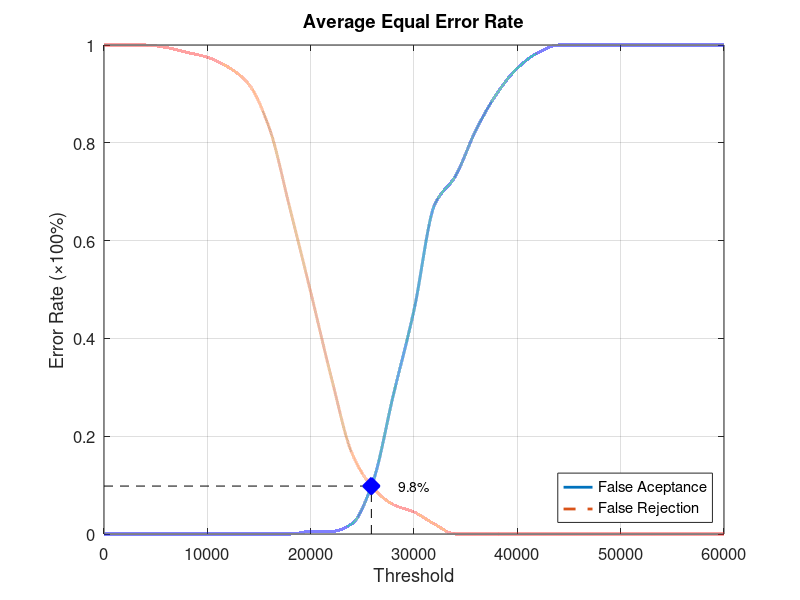
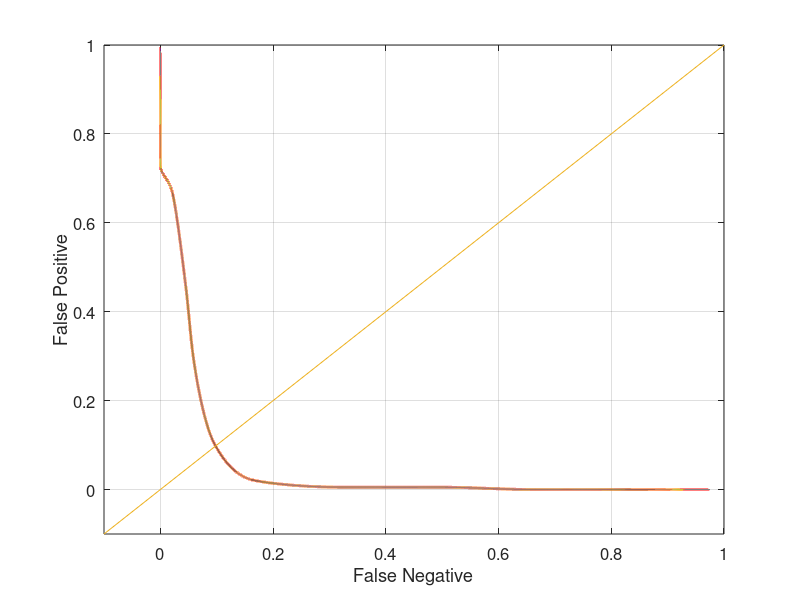

Here is the MATLAB script that generated these plots, in order:
function yEER = Database1_3
close all;
clear;
clc;
x = 0:2000:60000;
xq = 0:0.5:60000;

y0 = [0 0 0 0 0 0 0 0 0 0 0.00526316 0.00526316 0.0210526 0.105263 0.284211 0.457895 0.673684 0.731579 0.826316 0.9 0.952632 0.984211 1 1 1 1 1 1 1 1 1];
yy0 = interp1(x, y0, xq, 'pchip');
y1 = [1 1 1 0.995 0.985 0.975 0.955 0.92 0.83 0.665 0.495 0.32 0.165 0.095 0.06 0.045 0.02 0 0 0 0 0 0 0 0 0 0 0 0 0 0];
yy1 = interp1(x, y1, xq, 'pchip');

% Calculating EER: 
y2 = abs(y0 - y1);
find(y2 == min(y2))
yy2 = abs(yy0 - yy1);
xEER = find(yy2 == min(yy2));
xEERIndex = xq(xEER) % X-axis EER
yEER = yy0(xEER) % Y-axis EER

main = figure
plot(xq, yy0,'-','LineWidth', 2);	hold on
plot(xq, yy1,'--','LineWidth', 2);	hold on
plot([xEERIndex xEERIndex], [0 yEER], 'k--');	hold on
plot([0 xEERIndex], [yEER yEER], 'k--');	hold on
plot(xEERIndex, yEER, 'bx', 'LineWidth', 10);	hold on
text(xEERIndex + 10 * xEERIndex / 100, yEER, [num2str(round((10000 * yEER)) / 100) '%'])
legend('False Aceptance', 'False Rejection', 'Location', 'SouthEast')
xlabel('Threshold')
ylabel('Error Rate (\times100%)')
title('Average Equal Error Rate')
set(gca, 'FontSize', 12)
axis([0 60000 0 1])
grid on

print(main, 'Database1_3Main', '-dpng');
FNRxFPR = figure('Color', [1 1 1]);
plot(yy1, yy0, '-', yy1, yy0, 'LineWidth', 2);
hold on
y = -0.1:0.1:1
plot(y, y); 
set(gca, 'FontSize', 12)
xlabel('False Negative')
ylabel('False Positive')
axis([-0.1 1 -0.1 1])
set(gca, 'FontSize', 12)
grid on

print(FNRxFPR, 'Database1_3FNRxFPR','-dpng');
end
